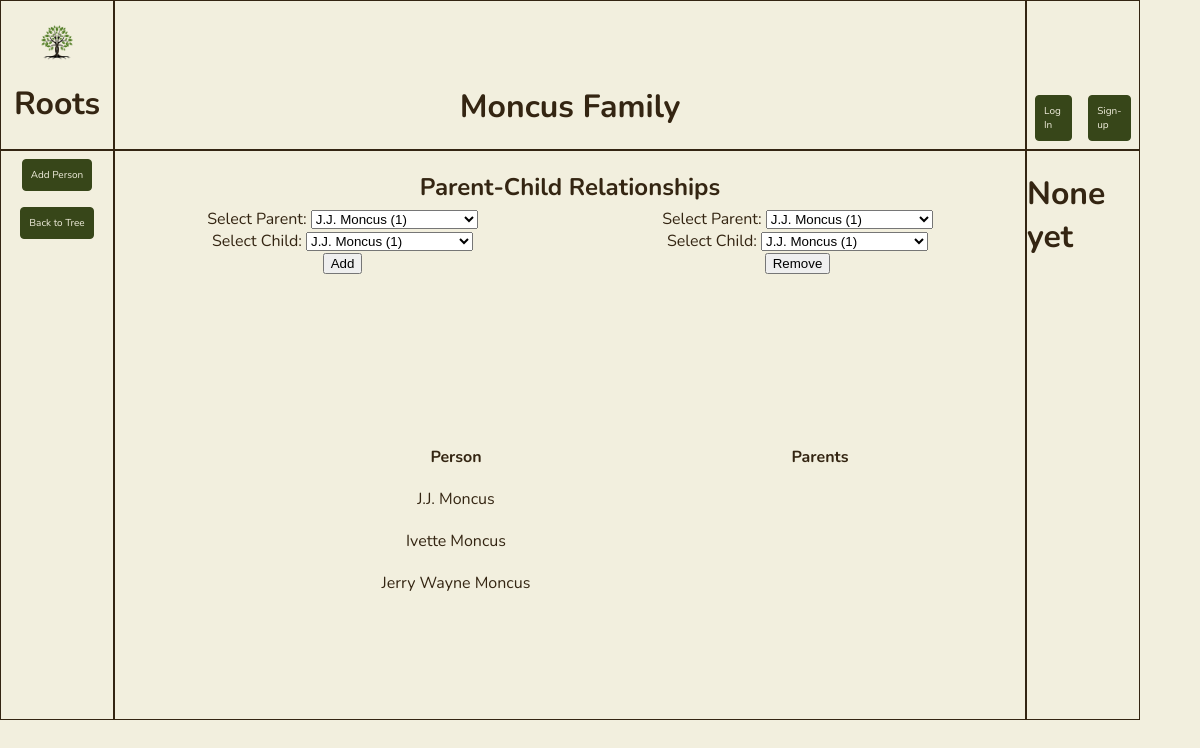
/parent_child, run on the app's committed database.
### app.py (models this page shows, shortened)
class Person(db.Model):
    id = db.Column(db.Integer, primary_key=True)
    first_name = db.Column(db.String(200), nullable=False)
    last_name = db.Column(db.String(200), nullable=False)
    middle_name = db.Column(db.String(200), nullable=False, default='')
    nick_name = db.Column(db.String(200), nullable=False, default='')
    date_created = db.Column(db.DateTime, default=datetime.utcnow)
    parents = db.relationship('Person',
                              secondary = person_parent_association,
                              primaryjoin = id == person_parent_association.c.person_id,
                              secondaryjoin = id == person_parent_association.c.parent_id,
                              backref = db.backref('children', lazy='dynamic'))

### app.py (the view)
@app.route('/parent_child', methods=['GET'])
def parent_child():
        people = Person.query.order_by(Person.date_created).all()
        return render_template('parent_child.html', people=people)

### templates/parent_child.html (shortened to what this page needs)
{% extends 'base.html' %}
{% block body %}
<div class="default-grid" id="parent-child-grid">
    <div class="grid-item grid-item-1">
        <div class="logo" id="logo-index">
            <div class="content-container-column">
                    <img src="{{ url_for('static', filename='logos/green-tree-logo.png') }}" alt="Green Tree Logo">
                    <h1>Roots</h1>
            </div>
        </div>
    </div>
    <div class="grid-item grid-item-2">
        <div class="current-family-name" id="current-family-name-index">
            <div class="content-container-row">
                <h1>Moncus Family</h1>
            </div>
        </div>
    </div>
    <div class="grid-item grid-item-3">
        <div class="account-tasks-panel">
            <div class="content-container-row">
                <a class="btn" id='log-in' href="">Log In</a>
                <a class="btn" id='sign-up' href="">Sign-up</a>
            </div>
        </div>
    </div>
    <div class="grid-item grid-item-4">
        <div class="app-tasks-panel">
            <div class="content-container-column">
                <a class="btn" id='addPersonBtn'>Add Person</a>
                <a class="btn" id='to_tree' href="/">Back to Tree</a>
            </div>
        </div>
    </div>
    <div class="grid-item grid-item-5" id="parent-child-container">
        <h2>Parent-Child Relationships</h2>
        <form id="parentChildForm-add" action="/parent_child_add" method="POST">
            <div>
                <label for="parent">Select Parent:</label>
                <select id="parent" name="parent">
                    {% for person in people %}
                        <option value="{{ person.id }}">{{ person.first_name }} {{ person.middle_name }} {{ person.last_name }} ({{person.id}})</option>
                    {% endfor %}
                </select>
            </div>
            <div>
                <label for="child">Select Child:</label>
                <select id="child" name="child">
                    {% for person in people %}
                        <option value="{{ person.id }}">{{ person.first_name }} {{ person.middle_name }} {{ person.last_name }} ({{person.id}})</option>
                    {% endfor %}
                </select>
            </div>
            <div>
                <input type="submit" value="Add">
            </div>
        </form>
        <form id="parentChildForm-remove" action="/parent_child_remove" method="POST">
            <div>
                <label for="parent">Select Parent:</label>
                <select id="parent" name="parent">
                    {% for person in people %}
                        <option value="{{ person.id }}">{{ person.first_name }} {{ person.middle_name }} {{ person.last_name }} ({{person.id}})</option>
                    {% endfor %}
                </select>
            </div>
            <div>
                <label for="child">Select Child:</label>
                <select id="child" name="child">
                    {% for person in people %}
                        <option value="{{ person.id }}">{{ person.first_name }} {{ person.middle_name }} {{ person.last_name }} ({{person.id}})</option>
                    {% endfor %}
                </select>
            </div>
            <div>
                <input type="submit" value="Remove">
            </div>
        </form>
        <table class="borderless" id="parent-child-table">
            <tr>
                <th>Person</th>
                <th>Parents</th>
            </tr>
            {% for person in people %}
                <tr>
                    <td>{{ person.first_name }} {{ person.middle_name }} {{ person.last_name }}</td>
                    <td>
                    </td>
                </tr>
            {% endfor %}
        </table>
    </div>
    <div class="grid-item grid-item-6">
        <div class="secondary-panel">
            <div class="content-container-column">
                <h1>None yet</h1>
            </div>
        </div>
    </div>
</div>
{% endblock %}

### static/css/main.css (style rules this page uses)
:root { --main-black: #0a0a0a; --main-white: #fff; --main-bg-color: #f2efde; --main-bg-border-color: #342512; --main-text-color: #342512; --main-secondary-text-color: #9d864d; --main-hover-text-color: #f2efde; --main-item-color: #374619; --main-item-border-color: #374619; --main-item-color-hover: #7e883d; --main-dark-brown: #342512; --main-light-brown: #9d864d; --main-cream: #f2efde; --main-light-green: #7e883d; --main-dark-green: #374619; }
body { margin: 0px; padding: 0px; box-sizing: border-box; font-family: Nunito, sans-serif; background-color: var(--main-cream); color: var(--main-dark-brown); }
.content-container-column { display: flex; justify-content: center; align-items: center; flex-direction: column; }
.content-container-row { display: flex; justify-content: center; align-items: center; flex-direction: row; }

### static/css/grid.css (style rules this page uses)
.default-grid { display: grid; grid-template-columns: 10% auto 10%; grid-template-rows: 150px auto; gap: 0px; height: 90vh; width: 95vw; }
.grid-item { border: solid 1px var(--main-dark-brown); }
.grid-item-1 { grid-area: 1 / 1 / span 1 / span 1; display: flex; justify-content: center; align-items: center; }
.grid-item-1 img { width: 33%; height: height; padding-top: 20px; }
.grid-item-2 { grid-area: 1 / 2 / span 1 / span 1; display: flex; align-items: end; justify-content: center; }
.grid-item-3 { grid-area: 1 / 3 / span 1 / span 1; display: flex; align-items: end; justify-content: center; }
.grid-item-4 { grid-area: 2 / 1 / span 1 / span 1; }
.grid-item-5 { grid-area: 2 / 2 / span 1 / span 1; display: flex; justify-content: center; align-items: start; flex-direction: row; flex-wrap: wrap; }
.grid-item-6 { grid-area: 2 / 3 / span 1 / span 1; }

### static/css/buttons.css (style rules this page uses)
.btn { display: inline-block; font-size: 10px; padding: 8px; background-color: var(--main-dark-green); text-decoration: none; border: solid 1px var(--main-dark-green); border-radius: 4px; margin: 8px; color: var(--main-cream); }

### static/css/tables.css (style rules this page uses)
table { margin: auto; border-collapse: collapse; width: 80%; background-color: var(--main-cream); }
tr { height: 25px; }
td, th { text-align: center; padding: 10px; }
.bordered th, td { border: solid 1px var(--main-dark-brown); }
.borderless th, td { border: none; }

### static/css/parent-child.css (style rules this page uses)
#parent-child-container { display: grid; grid-template-columns: 50% 50%; grid-template-rows: 10% 20% auto; gap: 0px; }
#parent-child-container h2 { grid-area: 1 / 1 / span 1 / span 2; display: flex; justify-content: center; }
#parent-child-container #parentChildForm-add { grid-area: 2 / 1 / span 1 / span 1; display: flex; flex-direction: column; justify-content: center; align-items: center; }
#parent-child-container #parentChildForm-remove { grid-area: 2 / 2 / span 1 / span 1; display: flex; flex-direction: column; justify-content: center; align-items: center; }
#parent-child-container #parent-child-table { grid-area: 3 / 1 / span 1 / span 2; justify-content: center; }

### data on the page
Person: first_name "J.J.", last_name "Moncus"
Person: first_name "Ivette", last_name "Moncus"
Person: first_name "Jerry", middle_name "Wayne", last_name "Moncus"

### other printed values
form field parent "J.J. Moncus (1)"
form field child "J.J. Moncus (1)"
